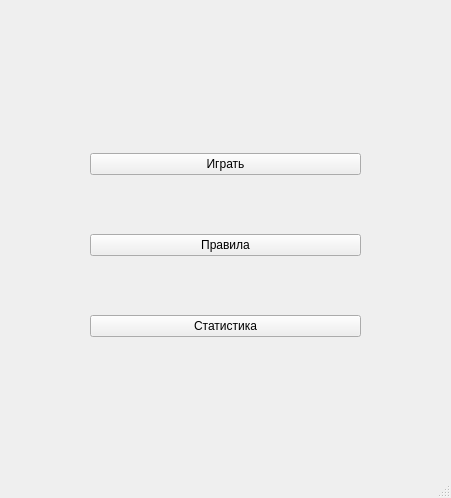
<?xml version="1.0" encoding="UTF-8"?>
<ui version="4.0">
 <class>MainWindow</class>
 <widget class="QMainWindow" name="MainWindow">
  <property name="geometry">
   <rect>
    <x>0</x>
    <y>0</y>
    <width>451</width>
    <height>498</height>
   </rect>
  </property>
  <property name="windowTitle">
   <string>MainWindow</string>
  </property>
  <widget class="QWidget" name="centralwidget">
   <widget class="QWidget" name="verticalLayoutWidget">
    <property name="geometry">
     <rect>
      <x>90</x>
      <y>100</y>
      <width>271</width>
      <height>291</height>
     </rect>
    </property>
    <layout class="QVBoxLayout" name="verticalLayout">
     <item>
      <widget class="QPushButton" name="play_button">
       <property name="text">
        <string>Играть</string>
       </property>
      </widget>
     </item>
     <item>
      <widget class="QPushButton" name="rule_button">
       <property name="text">
        <string>Правила</string>
       </property>
      </widget>
     </item>
     <item>
      <widget class="QPushButton" name="statistic_button">
       <property name="sizePolicy">
        <sizepolicy hsizetype="Minimum" vsizetype="Fixed">
         <horstretch>0</horstretch>
         <verstretch>0</verstretch>
        </sizepolicy>
       </property>
       <property name="text">
        <string>Статистика</string>
       </property>
      </widget>
     </item>
    </layout>
   </widget>
  </widget>
  <widget class="QMenuBar" name="menubar">
   <property name="geometry">
    <rect>
     <x>0</x>
     <y>0</y>
     <width>451</width>
     <height>21</height>
    </rect>
   </property>
  </widget>
  <widget class="QStatusBar" name="statusbar"/>
 </widget>
 <resources/>
 <connections/>
</ui>
